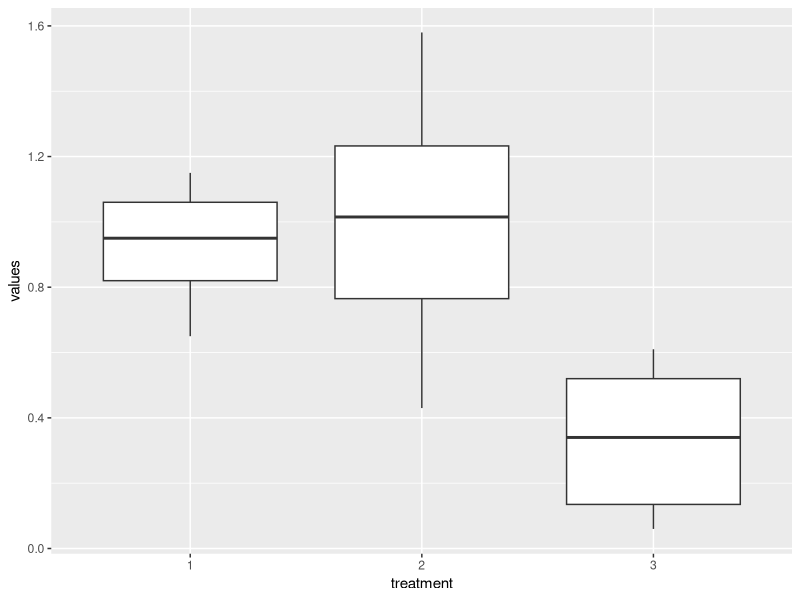
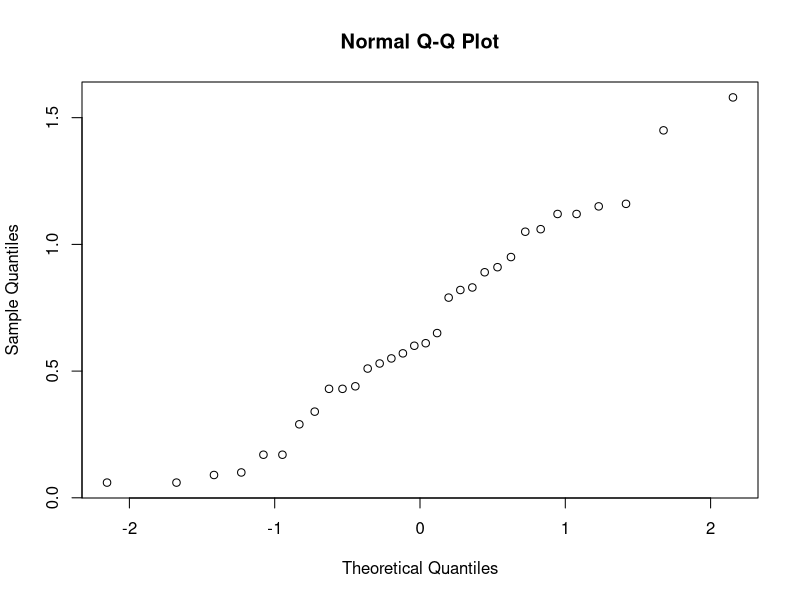

The R script that drew these images, in order: (Note: this script raises an error after producing the figures.)
#loads packages and creates dataframe
library(ggplot2)
library(car)
library(dplyr)
library(gmodels)
library(multcomp)

treatment <- as.factor(c(1,1,1,1,1,1,1,1,1,
                         2,2,2,2,2,2,2,2,
                         3,3,3,3,3,3,3,3,3,3,3,3,3,3,3))
values <- as.numeric(c(1.06, 0.79, 0.82, 0.89, 1.05, 0.95, 0.65, 1.15, 
                       1.12, 1.58, 1.45, 0.57, 1.16, 1.12, 0.91, 0.83, 0.43, 
                       0.29, 0.06, 0.44, 0.55, 0.61, 0.43, 0.51, 0.10, 0.53, 0.34, 0.06, 0.09, 0.17, 0.17, 0.60))

data <- data.frame(treatment, values)
View(data)

#part c
(boxplot <- ggplot(data,aes(x=treatment, y=values)) + geom_boxplot())
q-q.plot <- (qqnorm(data$values))


#part d
leveneTest(values, treatment)


#part e
lm <- aov(values ~ treatment, data = data)
summary(lm) #regular anova
oneway.test(values ~ treatment, data = data) #welch's


#part f
fit.contrast(lm, "treatment", c(1,1,-2))

#for hand calculation on part f
(mean1 <- mean(data$value[data$treatment == "1"]))
(mean2 <- mean(data$value[data$treatment == "2"]))
(mean3 <- mean(data$value[data$treatment == "3"]))

(var1 <- var(data$value[data$treatment == "1"]))
(var2 <- var(data$value[data$treatment == "2"]))
(var3 <- var(data$value[data$treatment == "3"]))

(est.cont <- 1*mean1 + 1*mean2 - 2*mean3) #estimated contrast
(sp <- (8*var1 + 7*var2 + 14*var3)/(nrow(data) - 3)) #pooled variance
(stderr.cont <- sqrt(sp*((1/9)+(1/8)+(4/15)))) #std error of the contrast
(t.stat <- est.cont/stderr.cont) #t-stat
t.stat^2 #checks to make sure t.stat^f = Fstat from SAS output 


#part g
fit.contrast(lm, "treatment", c(1,-.5,-.5), conf.int = .90)

#checking part g
(est.cont <- (1*mean1)  + (-.5*mean2) + (-.5*mean3)) #estimated contrast
(sp <- (8*var1 + 7*var2 + 14*var3)/(nrow(data) - 3)) #pooled variance
(stderr.cont <- sqrt(sp*((1/9)+(((-.5)^2)/8)+(((-.5)^2)/15)))) #std error of the contrast
crit.val <- 1.699 # alpha/2=.05, df=N-t=31-3=29

lower <- est.cont - crit.val*stderr.cont
upper <- est.cont + crit.val*stderr.cont

(CI <- (paste(lower, upper)))

#part h - not correct
k <- rbind(c(1, -1, 0),
           c(1, 0, -1))
rownames(k) <- c("1 vs 2", "1 vs 3")
colnames(k) <- c("treat 1", "treat 2", "treat3")
k

comp <- summary(glht(lm, linfct = k, test = Ftest()))
summary(comp, Ftest())


#part i
#not sure how to do it

#part j
data$treatment2 <- "1"
data$treatment2[data$treatment == "3"] <- "3"

lm.reduced <- aov(values ~ treatment2, data = data) #reduced model
summary(lm.reduced)
summary(lm)
